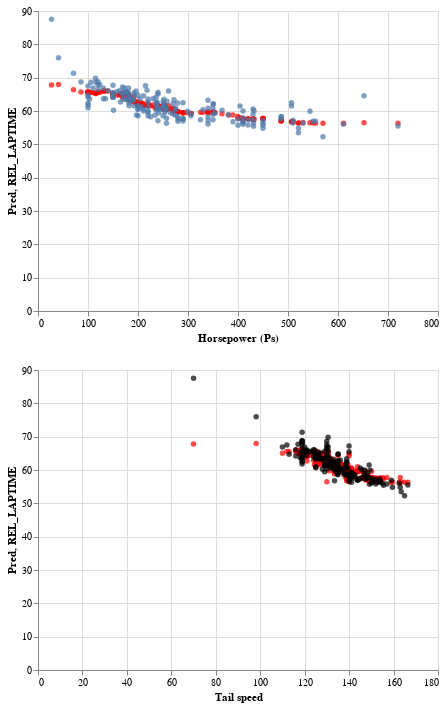

Source (notebook cell):
### Code cell
(chart1+chart2)&(chart3+chart4)

### Figure 1 — Vega-Lite specification as saved in the notebook (floating-point values rounded to 4 significant figures; data arrays with more than 128 entries replaced by an {"elided": "..."} marker saying what was removed)
{"config": {"view": {"continuousWidth": 400, "continuousHeight": 300}}, "vconcat": [{"layer": [{"mark": {"type": "circle", "color": "red"}, "encoding": {"x": {"type": "quantitative", "field": "Horsepower (Ps)"}, "y": {"type": "quantitative", "field": "Pred"}}}, {"mark": "circle", "encoding": {"x": {"type": "quantitative", "field": "Horsepower (Ps)"}, "y": {"type": "quantitative", "field": "REL_LAPTIME"}}}]}, {"layer": [{"mark": {"type": "circle", "color": "red"}, "encoding": {"x": {"type": "quantitative", "field": "Tail speed"}, "y": {"type": "quantitative", "field": "Pred"}}}, {"mark": {"type": "circle", "color": "black"}, "encoding": {"x": {"type": "quantitative", "field": "Tail speed"}, "y": {"type": "quantitative", "field": "REL_LAPTIME"}}}]}], "data": {"name": "data-f1a7ed24e66d82884d0074c7429fca12"}, "$schema": "https://vega.github.io/schema/vega-lite/v4.8.1.json", "datasets": {"data-f1a7ed24e66d82884d0074c7429fca12": {"elided": "181 records"}}}
